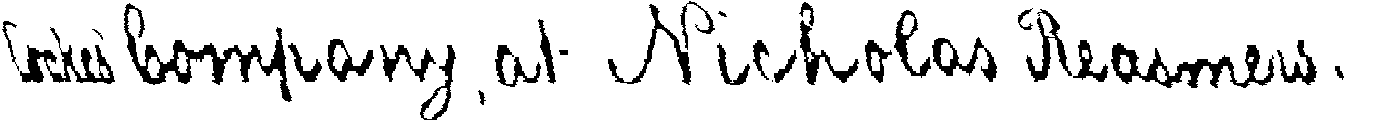
#> input picture washingtondb/data/line_images_normalized/270-11.png, 1375 x 120 px, found by its file name; its folder holds only this picture in this run
$ python adversarial_image_generator.py
#> lines starting #> are read from the running program, lines starting #| are printed output that depends on the picture; after the words box and inside, x2 and y2 are one past the last pixel; in counts of white or black regions, pixels touching at a corner belong together
import cv2
import numpy as np
import random
import os


class AdversarialImageGenerator:
    def __init__(self):
        pass
    def erode(self, img):
        kernel = np.ones((5, 5), np.uint8)
        img_erosion = cv2.dilate(img, kernel, iterations=1)
        return img_erosion

    def morphological_blackhat(self, img):
        kernel = np.ones((5, 5), np.uint8)
        img_erosion = cv2.morphologyEx(img, cv2.MORPH_BLACKHAT, kernel, iterations=1)
        inverted_image = cv2.bitwise_not(img_erosion)
        return inverted_image

    def ink_fade(self, img):
        ink_spill = np.zeros_like(img)
        num_blobs = 3
        for _ in range(num_blobs):
            x, y = np.random.randint(0, img.shape[1]), np.random.randint(0, img.shape[0])
            radius = np.random.randint(10, 20)
            cv2.circle(ink_spill, (x, y), radius, 255, -1)
        ink_spill = cv2.GaussianBlur(ink_spill, (3, 3), 7)
        inked_image = cv2.bitwise_or(img, ink_spill)
        return inked_image

    def ink_spill(self, img):
        ink_spill = np.zeros_like(img)
        num_blobs = 2
        for _ in range(num_blobs):
            x, y = np.random.randint(0, img.shape[1]), np.random.randint(0, img.shape[0])
            radius = np.random.randint(10, 20)
            cv2.circle(ink_spill, (x, y), radius, 255, -1)
        ink_spill = cv2.GaussianBlur(ink_spill, (3, 3), 7)
        ink_spill = cv2.threshold(ink_spill, 200, 255, cv2.THRESH_BINARY)[1]  # Convert to pure black and white
        ink_spill = 255 - ink_spill
        inked_image = cv2.bitwise_and(img, ink_spill)
        return inked_image

    def age_parchment(self, img):
        sepia_image = cv2.cvtColor(img, cv2.COLOR_GRAY2BGR)
        text_mask = (img == 0)
        h, w = img.shape
        scaling_mask = np.ones((h, w), dtype=np.float32)

        # Define region-based scaling factors
        # Example: Divide the image into quadrants with different sepia intensities
        scaling_mask[:h//2, :w//2] = 0.97  # Top-left (lighter sepia)
        scaling_mask[:h//2, w//2:] = 1.0  # Top-right (normal sepia)
        scaling_mask[h//2:, :w//2] =  1.04  # Bottom-left (stronger sepia)
        scaling_mask[h//2:, w//2:] = 0.94  # Bottom-right (very strong sepia)
        scaling_mask = np.dstack([scaling_mask] * 3)
        sepia_background = np.array([220, 245, 245], dtype=np.uint8)
        sepia_background = (sepia_background * scaling_mask).astype(np.uint8)


        sepia_image[text_mask] = (0, 0, 0)  # Keep text black
        sepia_image[~text_mask] = sepia_background[~text_mask]
        # inverted_image = cv2.bitwise_not(sepia_final)
        return sepia_image

    def target_region(self, img):
        inverted_image = cv2.bitwise_not(img)
        contours, _ = cv2.findContours(inverted_image, cv2.RETR_EXTERNAL, cv2.CHAIN_APPROX_SIMPLE)
        char_index = random.randint(0, len(contours) - 1)  # Change this to select a different character
        x, y, w, h = cv2.boundingRect(contours[char_index])
        char_region = img[y:y+h, x:x+w]
        return char_region, x, y, w, h

generator = AdversarialImageGenerator()
dir = '/Users/rishabmtr/GeorgiaTechCS/CS8803/CS8803-HUM/washingtondb/data/line_images_normalized/'
output_dir = '/Users/rishabmtr/GeorgiaTechCS/CS8803/CS8803-HUM/adversarial_generation/combined'
for filename in os.listdir(dir):
    img_str = os.path.join(dir, filename)
    if filename == '.DS_Store':
        continue
    img = cv2.imread(img_str, 0)
#> img: shape (120, 1375); 88.6% white; 30 black regions (1 under 20 px), largest, box (x1, y1, x2, y2) and area: (124, 3, 292, 102) 3196, (1111, 43, 1274, 88) 2472, (20, 27, 115, 84) 1662
    modified_image = img.copy()
    for function in ['erode', 'morphological-blackhat', 'ink-fade', 'ink-spill', 'age-parchment']:
        for i in range(0, 3):
            char_region, x, y, w, h = generator.target_region(img)
            if function == 'erode':
                char_region = generator.erode(char_region)
            elif function == 'morphological-blackhat':
                char_region = generator.morphological_blackhat(char_region)
            elif function == 'ink-fade':
                char_region = generator.ink_fade(char_region)
            elif function == 'ink-spill':
                char_region = generator.ink_spill(char_region)
            modified_image[y:y+h, x:x+w] = char_region
#> this loop made 5 passes
#> pass 1, in target_region, `char_region = img[y:y+h, x:x+w]`:
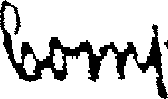
#> char_region: shape (99, 168); 80.7% white; 2 black regions, box (x1, y1, x2, y2) and area: (0, 0, 168, 99) 3196, (164, 40, 168, 49) 20
#> pass 1, in erode, `img_erosion = cv2.dilate(img, kernel, iterations=1)`:
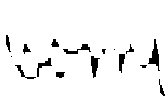
#> img_erosion: shape (99, 168); 94.8% white; 16 black regions (4 under 20 px), largest, box (x1, y1, x2, y2) and area: (148, 39, 160, 71) 154, (91, 56, 100, 78) 112, (63, 44, 91, 54) 100
#> pass 1, in target_region (call 2), `char_region = img[y:y+h, x:x+w]`:
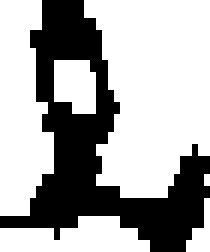
#> char_region: shape (42, 35) (shown 6 times larger); 65.7% white; 1 black region, box (x1, y1, x2, y2) and area: (0, 0, 35, 42) 504
#> after the loop:
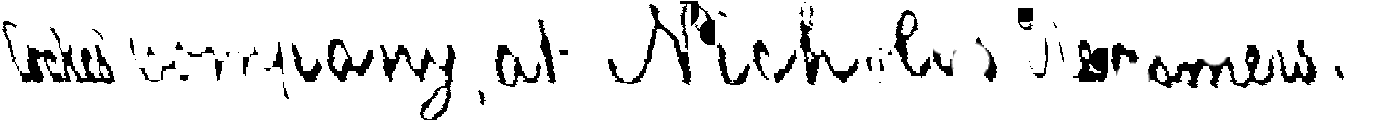
#> modified_image: shape (120, 1375); min 0, max 255, mean 231.2
    modified_image = generator.age_parchment(modified_image)
#> in age_parchment, `text_mask = (img == 0)`:
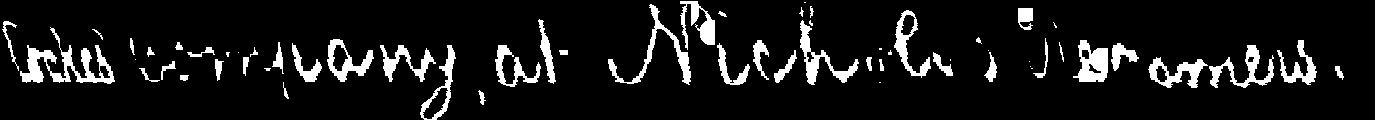
#> text_mask: shape (120, 1375) bool; 9.2% white; 62 white regions (15 under 20 px), largest, box (x1, y1, x2, y2) and area: (20, 27, 115, 84) 1662, (608, 4, 691, 85) 1007, (800, 20, 859, 85) 913
#> in age_parchment, `sepia_image[~text_mask] = sepia_background[~text_mask]`:
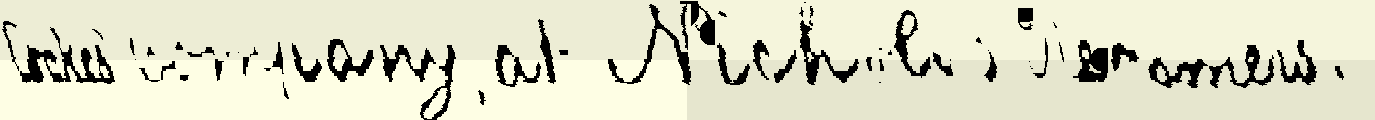
#> sepia_image: shape (120, 1375, 3); mean B, G, R 196.7, 219.2, 219.2
    output_filename = filename.split(".")[0]
    output_filename += '-combined.png'
    output_filename = os.path.join(output_dir, output_filename)
    cv2.imwrite(output_filename, modified_image)

$ run again, on washingtondb/data/line_images_normalized/271-10.png
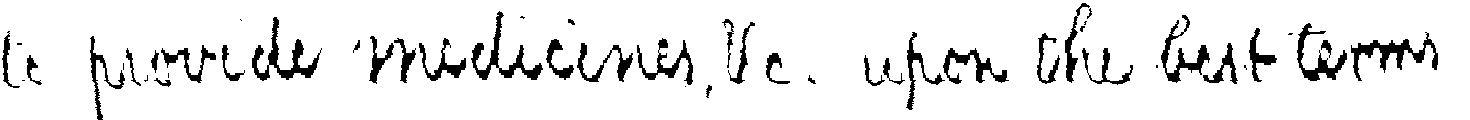
#> input picture washingtondb/data/line_images_normalized/271-10.png, 1470 x 120 px, found by its file name
#> img: shape (120, 1470); 91.6% white; 50 black regions (13 under 20 px), largest, box (x1, y1, x2, y2) and area: (1351, 32, 1438, 81) 1163, (252, 17, 322, 81) 1139, (471, 11, 543, 80) 1072
#> the loop `for function in ['erode', 'morphological-blackhat', 'ink-fade', 'ink-s..` made 5 passes
#> after the loop `for function in ['erode', 'morphological-blackhat', 'ink-fade', 'ink-s..`:
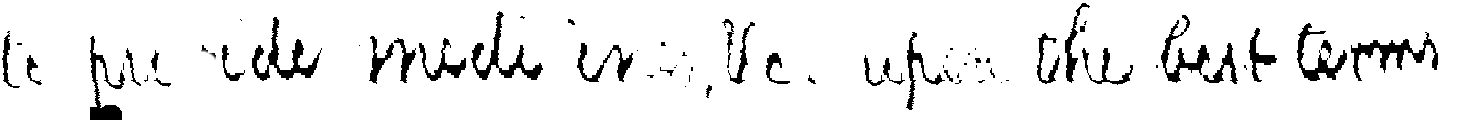
#> modified_image: shape (120, 1470); min 0, max 255, mean 236.3
#> in age_parchment, `sepia_image[~text_mask] = sepia_background[~text_mask]`:
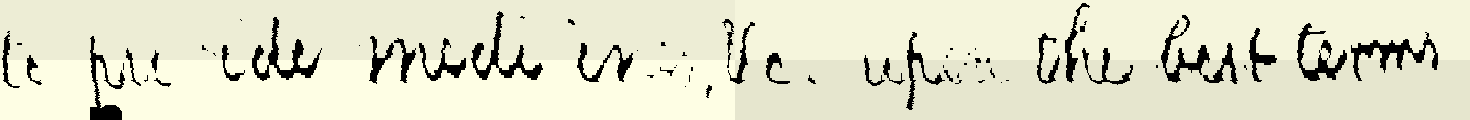
#> sepia_image: shape (120, 1470, 3); mean B, G, R 200.8, 223.8, 223.8

$ run again, on washingtondb/data/line_images_normalized/271-19.png
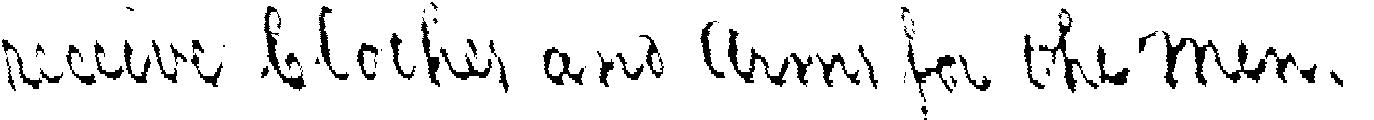
#> input picture washingtondb/data/line_images_normalized/271-19.png, 1374 x 120 px, found by its file name
#> img: shape (120, 1374); 91.7% white; 65 black regions (17 under 20 px), largest, box (x1, y1, x2, y2) and area: (1162, 31, 1267, 89) 1537, (728, 29, 790, 87) 824, (1039, 8, 1099, 93) 777
#> the loop `for function in ['erode', 'morphological-blackhat', 'ink-fade', 'ink-s..` made 5 passes
#> after the loop `for function in ['erode', 'morphological-blackhat', 'ink-fade', 'ink-s..`:
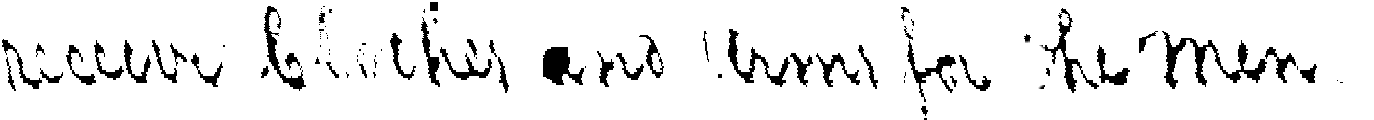
#> modified_image: shape (120, 1374); min 0, max 255, mean 235.2
#> text_mask: shape (120, 1374) bool; 7.7% white; 91 white regions (44 under 20 px), largest, box (x1, y1, x2, y2) and area: (1162, 31, 1267, 89) 1537, (543, 47, 584, 85) 940, (728, 29, 790, 87) 824
#> in age_parchment, `sepia_image[~text_mask] = sepia_background[~text_mask]`:
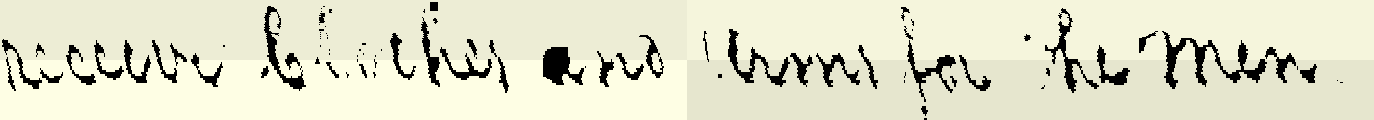
#> sepia_image: shape (120, 1374, 3); mean B, G, R 200, 222.8, 222.8
